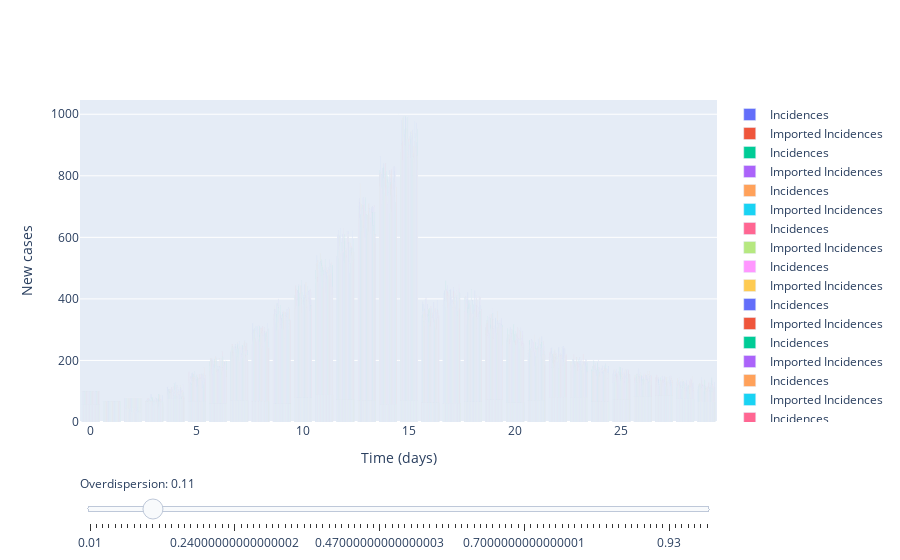

The notebook cell saved with this chart:
### Markdown cell above
## Sensitivity analysis

### 1. Varying overdispersion

### Code cell
# Slider (overdispersion)
fig = go.Figure()

# Add traces, one for each slider step
for phi in np.arange(0.01, 10, 0.01):
    m.set_overdispersion(phi)

    cases = m.simulate(parameters, times)
    
    fig.add_trace(
        go.Bar(
            x=times,
            y=cases,
            name='Incidences'
        ))
        
    fig.add_trace(
    go.Bar(
        x=times,
        y=imported_cases,
        name='Imported Incidences'
    ))

# Make 10th trace visible
fig.data[10].visible = True

# Create and add slider
steps = []
for i in range(int(len(fig.data)/2)):
    step = dict(
        method="update",
        args=[{"visible": [False] * len(fig.data)},
              {"title": "Slider switched to overdispersion: " + str(np.arange(0.01, 1, 0.01)[i])}],  # layout attribute
        label = str(np.arange(0.01, 1, 0.01)[i])
    )
    step["args"][0]["visible"][2 * i] = True  # Toggle i'th trace to "visible"
    step["args"][0]["visible"][1 + 2 * i] = True  # Toggle i'th trace to "visible"
    steps.append(step)

sliders = [dict(
    active=10,
    currentvalue={"prefix": "Overdispersion: "},
    pad={"t": 50},
    steps=steps
)]

fig.update_layout(
    sliders=sliders
)

# Add axis labels
fig.update_layout(
    xaxis_title='Time (days)',
    yaxis_title='New cases'
)

fig.show()
